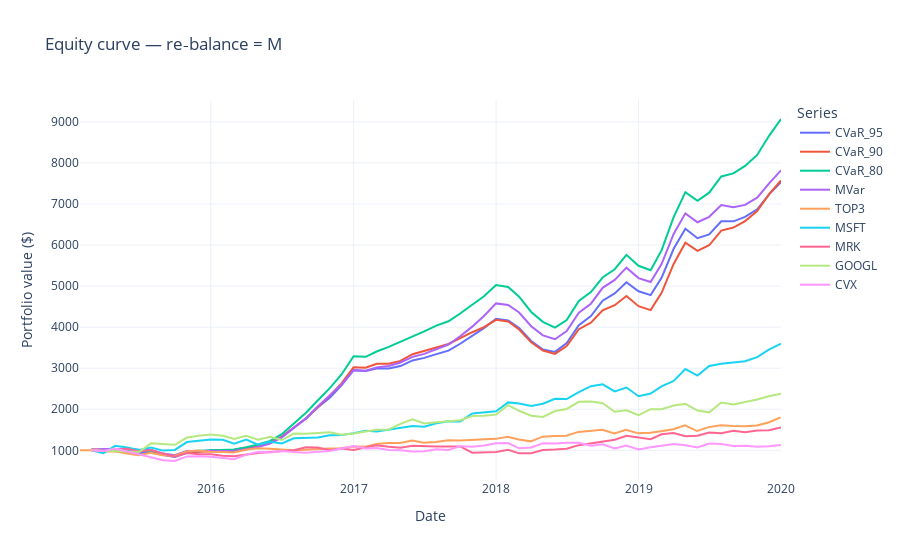
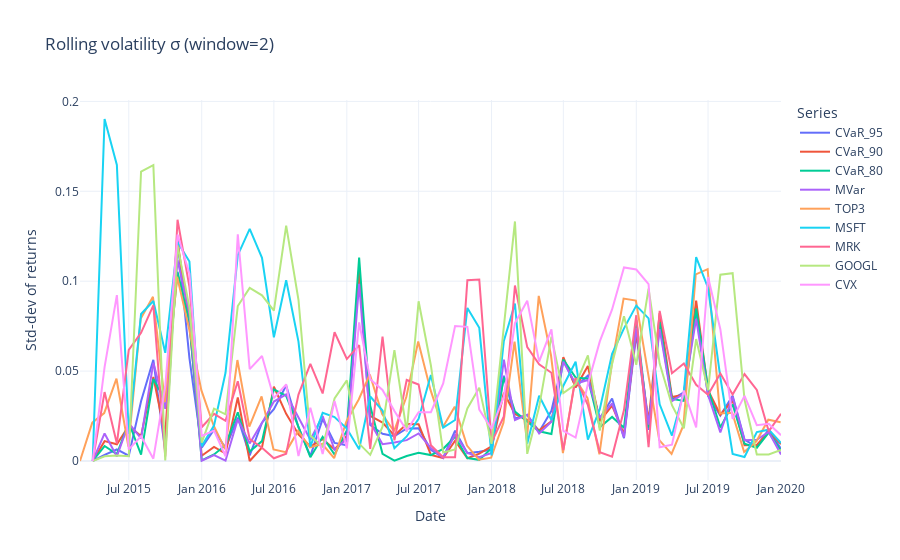
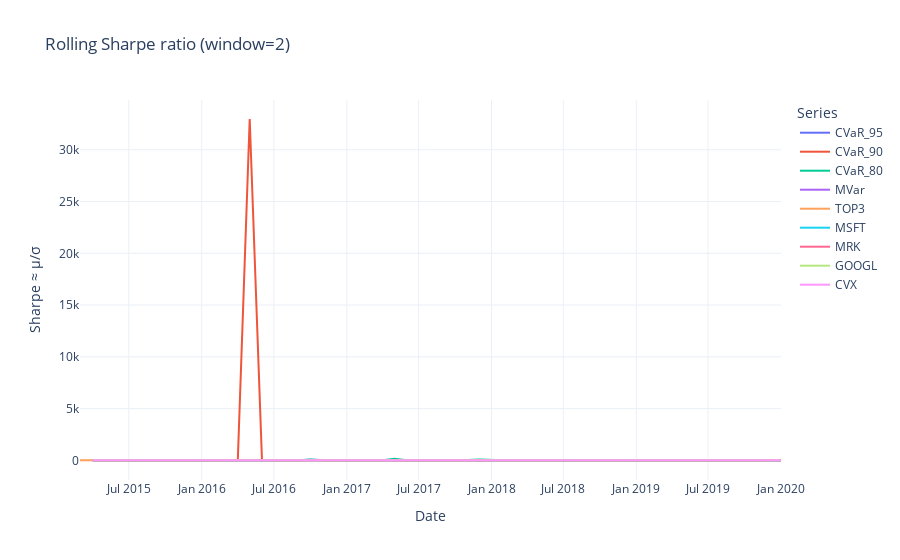
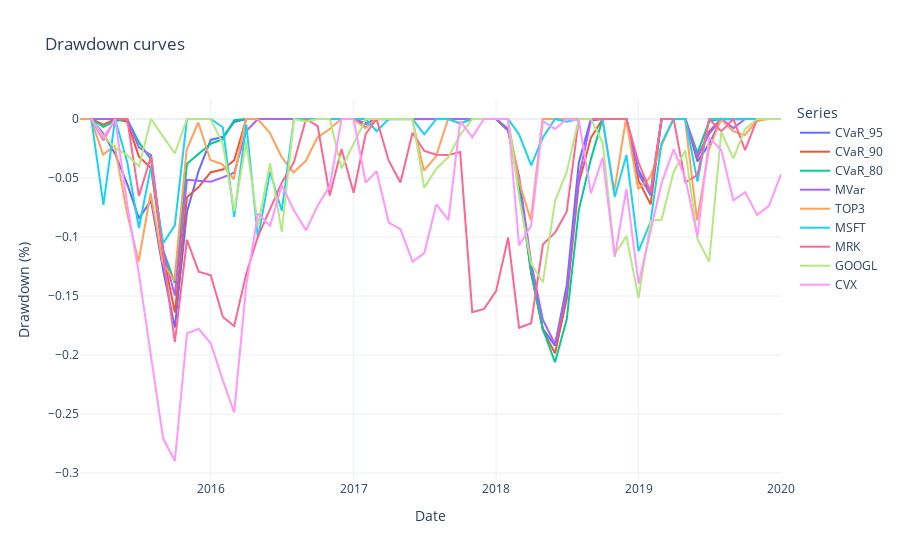

The code cell stored with these charts, in order, in its notebook:
### Code cell
# print last weights for both strategies
print("\n===== LAST CVaR WEIGHTS (|w| ≥ {:.4f}) =====".format(SHOW_ABS_GT))
print(w_cvar_80.iloc[-1][w_cvar_80.iloc[-1].abs() >= SHOW_ABS_GT].round(6).to_string())

print("\n===== LAST MVar WEIGHTS (|w| ≥ {:.4f}) =====".format(SHOW_ABS_GT))
print(w_mv.iloc[-1][w_mv.iloc[-1].abs() >= SHOW_ABS_GT].round(6).to_string())

# ── equity curves ──────────────────────────────────────────────────── #
series_equity = {
    "CVaR_95": equity_cvar_95,
    "CVaR_90": equity_cvar_90,
    "CVaR_80": equity_cvar_80,
    "MVar": equity_mv,
    "TOP3": top3_eq,
} | baselines
line_chart(series_equity, f"Equity curve — re‑balance = {FREQ}", "Portfolio value ($)")

# ── KPI charts (rolling CVaR, σ, Sharpe, drawdowns, boxplot) ───────── #
returns = {k: pct_ret(v) for k, v in series_equity.items()}


# 1. Rolling CVaR
# rolling_cvar_series = {k: rolling_cvar(r, BETA, window) for k, r in returns.items()}
# line_chart(
#     rolling_cvar_series,
#     f"Rolling {int(BETA*100)}% CVaR (window={window})",
#     "CVaR (mean loss)",
# )

# 2. Rolling volatility σ
rolling_vol = {k: r.rolling(window).std() for k, r in returns.items()}
line_chart(rolling_vol, f"Rolling volatility σ (window={window})", "Std‑dev of returns")

# 3. Rolling Sharpe
rolling_sharpe = {
    k: r.rolling(window).mean() / r.rolling(window).std() for k, r in returns.items()
}
line_chart(rolling_sharpe, f"Rolling Sharpe ratio (window={window})", "Sharpe ≈ μ/σ")

# 4. Drawdowns
drawdowns = {k: drawdown_curve(eq) for k, eq in series_equity.items()}
line_chart(drawdowns, "Drawdown curves", "Drawdown (%)")

# 5. Box‑plot of period returns
boxplot(returns, "Distribution of period returns")


# if __name__ == "__main__":
#     _run_cli()
